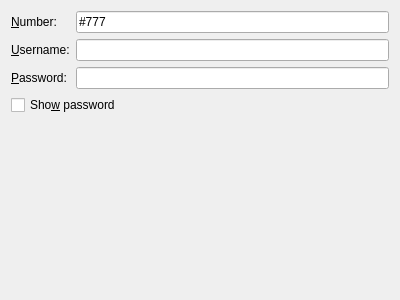
<?xml version="1.0" encoding="UTF-8"?>
<ui version="4.0">
 <class>CdmaWidget</class>
 <widget class="QWidget" name="CdmaWidget">
  <property name="geometry">
   <rect>
    <x>0</x>
    <y>0</y>
    <width>400</width>
    <height>300</height>
   </rect>
  </property>
  <layout class="QFormLayout" name="formLayout">
   <item row="0" column="0">
    <widget class="QLabel" name="label">
     <property name="text">
      <string>&amp;Number:</string>
     </property>
     <property name="buddy">
      <cstring>number</cstring>
     </property>
    </widget>
   </item>
   <item row="0" column="1">
    <widget class="KLineEdit" name="number">
     <property name="text">
      <string notr="true">#777</string>
     </property>
    </widget>
   </item>
   <item row="1" column="0">
    <widget class="QLabel" name="label_2">
     <property name="text">
      <string>&amp;Username:</string>
     </property>
     <property name="buddy">
      <cstring>username</cstring>
     </property>
    </widget>
   </item>
   <item row="1" column="1">
    <widget class="KLineEdit" name="username"/>
   </item>
   <item row="2" column="0">
    <widget class="QLabel" name="label_3">
     <property name="text">
      <string>&amp;Password:</string>
     </property>
     <property name="buddy">
      <cstring>password</cstring>
     </property>
    </widget>
   </item>
   <item row="2" column="1">
    <widget class="KLineEdit" name="password">
     <property name="passwordMode">
      <bool>true</bool>
     </property>
    </widget>
   </item>
   <item row="3" column="0" colspan="2">
    <widget class="QCheckBox" name="cbShowPassword">
     <property name="text">
      <string>Sho&amp;w password</string>
     </property>
    </widget>
   </item>
  </layout>
 </widget>
 <customwidgets>
  <customwidget>
   <class>KLineEdit</class>
   <extends>QLineEdit</extends>
   <header>klineedit.h</header>
  </customwidget>
 </customwidgets>
 <tabstops>
  <tabstop>number</tabstop>
  <tabstop>username</tabstop>
  <tabstop>password</tabstop>
  <tabstop>cbShowPassword</tabstop>
 </tabstops>
 <resources/>
 <connections/>
</ui>
